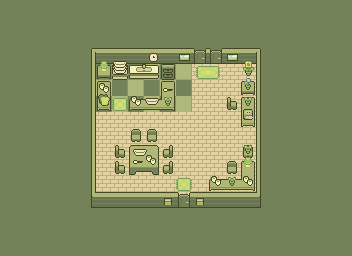

Below is a game level as drawn by its tile map, then a one-line description and the .tmx that defines it (tile-layer data replaced by summaries):
An orthogonal 22x16 tile map with 16x16 px tiles, 12 tile layers (Background, Walls, Furniture01, Furniture02, ...), 4 tilesets and 29 objects.

<map version="1.10" tiledversion="1.11.2" orientation="orthogonal" renderorder="right-down" width="22" height="16" tilewidth="16" tileheight="16" infinite="0" nextlayerid="18" nextobjectid="35">
 <editorsettings>
  <export target="zoomedHouseMap.lua" format="lua" />
 </editorsettings>
 <tileset firstgid="1" name="furniture" tilewidth="16" tileheight="16" tilecount="54" columns="9">
  <image source="tilesets/furniture.png" width="144" height="96" />
 </tileset>
 <tileset firstgid="55" name="house" tilewidth="16" tileheight="16" tilecount="35" columns="7">
  <image source="tilesets/house.png" width="112" height="80" />
 </tileset>
 <tileset firstgid="90" name="grass" tilewidth="16" tileheight="16" tilecount="77" columns="11">
  <image source="tilesets/grass.png" width="176" height="112" />
 </tileset>
 <tileset firstgid="167" name="Simple_Milk_and_grass_item" tilewidth="16" tileheight="16" tilecount="4" columns="4">
  <image source="tilesets/Simple_Milk_and_grass_item.png" width="64" height="16" />
 </tileset>
 <layer id="2" name="Background" width="22" height="16">
  <data>[352 cells, 352 non-empty, 3 distinct tile ids]</data>
 </layer>
 <layer id="1" name="Walls" width="22" height="16" offsetx="16" offsety="-32">
  <data>[352 cells, 120 non-empty, 14 distinct tile ids]</data>
 </layer>
 <layer id="3" name="Furniture01" width="22" height="16">
  <data>[352 cells, 28 non-empty, 11 distinct tile ids]</data>
 </layer>
 <layer id="4" name="Furniture02" width="22" height="16" offsetx="16" offsety="0">
  <data>[352 cells, 11 non-empty, 10 distinct tile ids]</data>
 </layer>
 <layer id="6" name="Furniture03" width="22" height="16" offsetx="16" offsety="16">
  <data>[352 cells, 10 non-empty, 7 distinct tile ids]</data>
 </layer>
 <layer id="5" name="Decor01" width="22" height="16" offsetx="0" offsety="-3.75">
  <data>[352 cells, 13 non-empty, 7 distinct tile ids]</data>
 </layer>
 <layer id="9" name="Plates" width="22" height="16" offsetx="4.75" offsety="0.75">
  <data>[352 cells, 1 non-empty, 1 distinct tile ids]</data>
 </layer>
 <objectgroup id="13" name="Walls" visible="0">
  <object id="2" x="97.25" y="64.5" width="13" height="45.25" />
  <object id="3" x="112.25" y="64.75" width="63" height="10.75" />
  <object id="4" x="161" y="79.75" width="13.25" height="26.5" />
  <object id="5" x="130.75" y="98" width="29.5" height="7.75" />
  <object id="8" x="130.25" y="127.75" width="25.75" height="7.25" />
  <object id="9" x="129" y="143.75" width="29" height="23.75" />
  <object id="10" x="162.75" y="144" width="9.5" height="29.5" />
  <object id="11" x="115" y="143.5" width="9.75" height="30" />
  <object id="12" x="91.5" y="47.75" width="4" height="148.5" />
  <object id="13" x="95.5" y="192" width="163.75" height="4.25" />
  <object id="14" x="256" y="48" width="3.75" height="143.75" />
  <object id="15" x="95.25" y="46.75" width="98.25" height="17" />
  <object id="16" x="205.25" y="47.5" width="6.25" height="16.75" />
  <object id="17" x="221.25" y="48" width="34.5" height="15.75" />
  <object id="18" x="241.75" y="81.5" width="12.25" height="12" />
  <object id="19" x="242.75" y="60.75" width="10.5" height="9.75" />
  <object id="20" x="228" y="96.25" width="9.5" height="13" />
  <object id="21" x="241.25" y="96.25" width="13.25" height="26.75" />
  <object id="22" x="241" y="145.5" width="13.75" height="44" />
  <object id="24" x="210.25" y="179.5" width="32.5" height="9.25" />
  <object id="25" x="227" y="161" width="9.5" height="5.75" />
  <object id="26" x="193.25" y="46" width="29.25" height="18" />
 </objectgroup>
 <objectgroup id="14" name="Portals" visible="0">
  <object id="27" x="195" y="50.75" width="10.25" height="12.5">
   <properties>
    <property name="spawnX" type="float" value="558" />
    <property name="spawnY" type="float" value="430" />
    <property name="targetMap" value="maps/zoomedDuckroomMap.lua" />
   </properties>
  </object>
  <object id="28" x="211.273" y="49.818" width="10.1818" height="13.0909">
   <properties>
    <property name="spawnX" type="float" value="558" />
    <property name="spawnY" type="float" value="430" />
    <property name="targetMap" value="maps/parentroomMap.lua" />
   </properties>
  </object>
  <object id="30" x="177.5" y="190.5" width="12.5" height="16.75">
   <properties>
    <property name="targetMap" value="maps/frontyardMap.lua" />
   </properties>
  </object>
  <object id="31" x="179.364" y="54.455" width="10.0909" height="6.18182">
   <properties>
    <property name="triggerLine" value="familyPicture" />
   </properties>
  </object>
  <object id="32" x="243" y="108.727" width="9.90909" height="11">
   <properties>
    <property name="triggerLine" value="fatherJournal" />
   </properties>
  </object>
  <object id="33" x="231.75" y="82.75" />
  <object id="34" x="231.75" y="82.75" />
 </objectgroup>
 <layer id="17" name="Bread" width="22" height="16" offsetx="-0.0172101" offsety="-3.0042">
  <data>[352 cells, 1 non-empty, 1 distinct tile ids]</data>
 </layer>
 <layer id="10" name="Cups" width="22" height="16" offsetx="-1.25" offsety="8">
  <data>[352 cells, 1 non-empty, 1 distinct tile ids]</data>
 </layer>
 <layer id="12" name="Clock" width="22" height="16" offsetx="-15.0625" offsety="1.5625">
  <data>[352 cells, 1 non-empty, 1 distinct tile ids]</data>
 </layer>
 <layer id="11" name="Spoon" width="22" height="16" offsetx="2.25" offsety="-8.75">
  <data>[352 cells, 1 non-empty, 1 distinct tile ids]</data>
 </layer>
 <layer id="16" name="Journal" width="22" height="16" offsetx="0" offsety="-5">
  <data>[352 cells, 1 non-empty, 1 distinct tile ids]</data>
 </layer>
</map>
